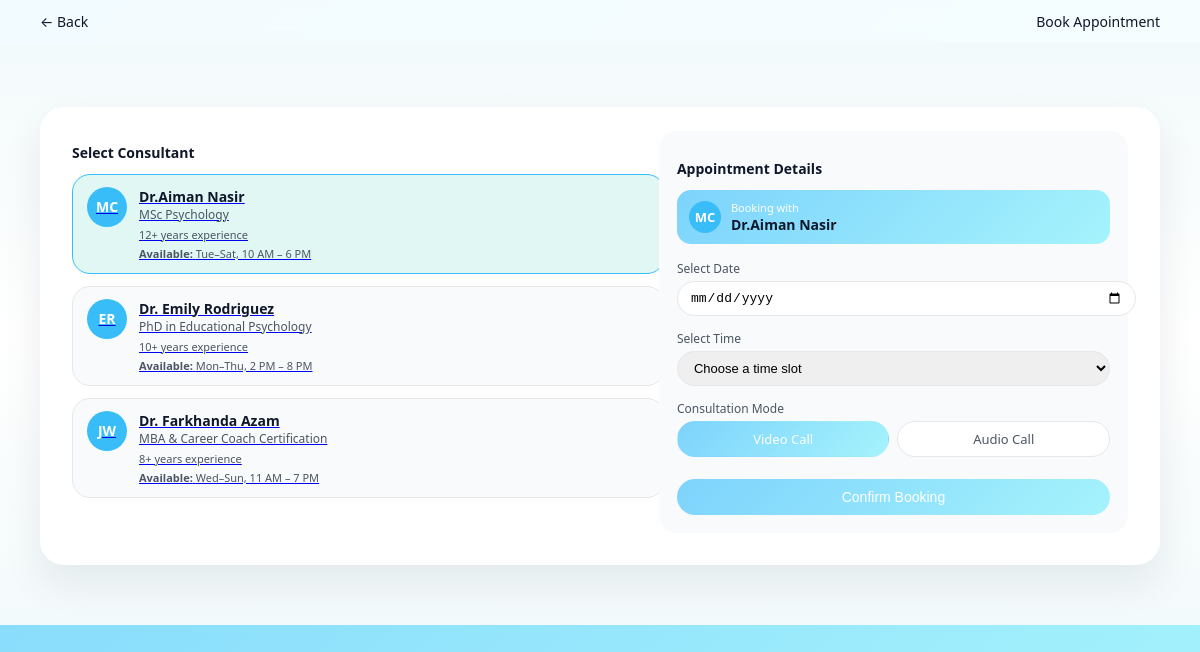
/consultation/book/mc, run on the app's committed database.
### tables this page shows
CREATE TABLE consultants (
            id INTEGER PRIMARY KEY AUTOINCREMENT,
            counselor_id TEXT UNIQUE NOT NULL,
            initials TEXT NOT NULL,
            name TEXT NOT NULL,
            role TEXT NOT NULL,
            specialization TEXT NOT NULL,
            availability TEXT NOT NULL,
            experience TEXT NOT NULL,
            created_at TIMESTAMP DEFAULT CURRENT_TIMESTAMP
        );

### app.py (the view, shortened to what this page needs)
@app.route("/consultation/book/<counselor_id>", methods=["GET", "POST"])
def book_appointment(counselor_id):
    conn = get_db_connection()
    cur = conn.cursor()
    cur.execute("SELECT counselor_id, initials, name, role, specialization, availability, experience FROM consultants WHERE counselor_id = ?", (counselor_id,))
    row = cur.fetchone()
    conn.close()
    if row:
        counselor = {
            "id": row["counselor_id"],
            "initials": row["initials"],
            "name": row["name"],
            "role": row["role"],
            "specialization": row["specialization"],
            "availability": row["availability"],
            "experience": row["experience"],
        }
    else:
        counselor = COUNSELORS.get(counselor_id, COUNSELORS.get("sj", {}))
    conn = get_db_connection()
    cur = conn.cursor()
    cur.execute("SELECT counselor_id, initials, name, role, specialization, availability, experience FROM consultants ORDER BY id")
    all_consultants = {}
    for r in cur.fetchall():
        all_consultants[r["counselor_id"]] = {
            "id": r["counselor_id"],
            "initials": r["initials"],
            "name": r["name"],
            "role": r["role"],
            "specialization": r["specialization"],
            "availability": r["availability"],
            "experience": r["experience"],
        }
    conn.close()
    if not all_consultants:
        all_consultants = COUNSELORS
    return render_template(
        "book_appointment.html",
        counselors=all_consultants,
        selected=counselor,
        confirmed=False,
    )

### app.py (called while the page is built)
def get_db_connection():
    db_path = os.path.join(app.instance_path, "career_search.db")
    os.makedirs(app.instance_path, exist_ok=True)
    conn = sqlite3.connect(db_path)
    conn.row_factory = sqlite3.Row
    return conn

### templates/book_appointment.html (shortened to what this page needs)
<!DOCTYPE html>
<html lang="en">
<head>
    <link rel="stylesheet" href="{{ url_for('static', filename='css/style.css') }}">
</head>
<body class="home-body">
    <header class="home-header">
        <div class="home-header-left">
            <a href="{{ url_for('consultation') }}" class="back-link">← Back</a>
        </div>
        <div class="home-header-center">
            <span class="home-welcome-text">Book Appointment</span>
        </div>
    </header>
    <main class="book-main">
        <section class="book-card">
            <div class="book-layout">
                <div class="book-left">
                    <h2 class="book-section-title">Select Consultant</h2>
                    <div class="book-consultant-list">
                        {% for cid, c in counselors.items() %}
                        <a
                            href="{{ url_for('book_appointment', counselor_id=c.id) }}"
                            class="book-consultant-card {% if c.id == selected.id %}active{% endif %}"
                        >
                            <div class="book-consultant-avatar">{{ c.initials }}</div>
                            <div class="book-consultant-info">
                                <div class="book-consultant-name">{{ c.name }}</div>
                                <div class="book-consultant-role">{{ c.role }}</div>
                                <div class="book-consultant-exp">{{ c.experience }}</div>
                                <div class="book-consultant-avail">
                                    <span class="label">Available:</span> {{ c.availability }}
                                </div>
                            </div>
                        </a>
                        {% endfor %}
                    </div>
                </div>
                <div class="book-right">
                    <h2 class="book-section-title">Appointment Details</h2>
                    <div class="book-with-card">
                        <div class="book-consultant-avatar small">{{ selected.initials }}</div>
                        <div>
                            <div class="book-with-label">Booking with</div>
                            <div class="book-consultant-name">{{ selected.name }}</div>
                        </div>
                    </div>
                    <form method="post" class="book-form">
                        <div class="book-field-group">
                            <label for="date">Select Date</label>
                            <input type="date" id="date" name="date" required />
                        </div>
                        <div class="book-field-group">
                            <label for="time">Select Time</label>
                            <select id="time" name="time" required>
                                <option value="">Choose a time slot</option>
                            </select>
                        </div>
                        <div class="book-field-group">
                            <label>Consultation Mode</label>
                            <div class="book-mode-toggle">
                                <label class="mode-option">
                                    <span>Video Call</span>
                                </label>
                                <label class="mode-option">
                                    <span>Audio Call</span>
                                </label>
                            </div>
                        </div>
                        <button type="submit" class="book-confirm-btn">
                            Confirm Booking
                        </button>
                    </form>
                </div>
            </div>
        </section>
    </main>
</body>
</html>

### static/css/style.css (style rules this page uses)
body.home-body { margin: 0; min-height: 100vh; font-family: system-ui, -apple-system, BlinkMacSystemFont, "Segoe UI", sans-serif; background: linear-gradient(135deg, #7dd3fc, #a5f3fc); }
.home-header { display: flex; align-items: center; justify-content: space-between; padding: 12px 40px; background: rgba(255, 255, 255, 0.9); backdrop-filter: blur(10px); }
.home-header-left { display: flex; align-items: center; gap: 10px; }
.home-header-center { font-size: 14px; color: #0f172a; }
.back-link { text-decoration: none; color: #0f172a; font-size: 14px; }
.book-main { padding: 40px 40px 60px; background: linear-gradient(180deg, #f3fafb 0%, #ffffff 50%, #f3fafb 100%); }
.book-card { max-width: 1100px; margin: 24px auto 0; background: #ffffff; border-radius: 24px; box-shadow: 0 18px 40px rgba(15, 23, 42, 0.08); padding: 24px 32px 32px; }
.book-layout { display: grid; grid-template-columns: minmax(0, 1.2fr) minmax(0, 1fr); gap: 24px; }
.book-section-title { font-size: 14px; font-weight: 600; margin-bottom: 12px; color: #0f172a; }
.book-consultant-list { display: flex; flex-direction: column; gap: 12px; }
.book-consultant-card { width: 100%; border-radius: 18px; border: 1px solid #e5e7eb; padding: 12px 14px; display: flex; gap: 12px; background: #f9fafb; cursor: pointer; text-align: left; }
.book-consultant-card.active { border-color: #38bdf8; background: #e0f7f4; }
.book-consultant-avatar { width: 40px; height: 40px; border-radius: 50%; display: flex; align-items: center; justify-content: center; background: #38bdf8; color: #ffffff; font-size: 14px; font-weight: 600; }
.book-consultant-avatar.small { width: 32px; height: 32px; font-size: 13px; }
.book-consultant-info { font-size: 12px; color: #4b5563; }
.book-consultant-name { font-size: 14px; font-weight: 600; color: #0f172a; }
.book-consultant-role { font-size: 12px; }
.book-consultant-exp { font-size: 11px; margin-top: 4px; }
.book-consultant-avail { margin-top: 4px; font-size: 11px; }
.book-consultant-avail .label { font-weight: 600; }
.book-right { background: #f9fafb; border-radius: 18px; padding: 16px 18px 18px; }
.book-with-card { display: flex; align-items: center; gap: 10px; margin-bottom: 16px; padding: 10px 12px; border-radius: 14px; background: linear-gradient(135deg, #7dd3fc, #a5f3fc); color: #ffffff; }
.book-with-label { font-size: 11px; }
.book-form { display: flex; flex-direction: column; gap: 14px; }
.book-field-group label { display: block; font-size: 12px; margin-bottom: 4px; color: #4b5563; }
.book-field-group input[type="date"], .book-field-group select { width: 100%; border-radius: 999px; border: 1px solid #e5e7eb; padding: 8px 12px; font-size: 13px; outline: none; }
.book-mode-toggle { display: flex; gap: 8px; }
.mode-option { flex: 1; position: relative; }
.mode-option span { display: block; text-align: center; border-radius: 999px; padding: 8px 10px; font-size: 13px; border: 1px solid #e5e7eb; cursor: pointer; background: #ffffff; }
.mode-option input:checked + span { background: linear-gradient(135deg, #7dd3fc, #a5f3fc); color: #ffffff; border-color: transparent; }
.book-confirm-btn { margin-top: 4px; width: 100%; border-radius: 999px; border: none; padding: 10px 16px; background: linear-gradient(135deg, #7dd3fc, #a5f3fc); color: #ffffff; font-size: 14px; font-weight: 500; cursor: pointer; }

### data on the page
consultants: initials "MC", name "Dr.Aiman Nasir", role "MSc Psychology", experience "12+ years experience", availability "Tue–Sat, 10 AM – 6 PM"
consultants: initials "ER", name "Dr. Emily Rodriguez", role "PhD in Educational Psychology", experience "10+ years experience", availability "Mon–Thu, 2 PM – 8 PM"
consultants: initials "JW", name "Dr. Farkhanda Azam", role "MBA & Career Coach Certification", experience "8+ years experience", availability "Wed–Sun, 11 AM – 7 PM"
